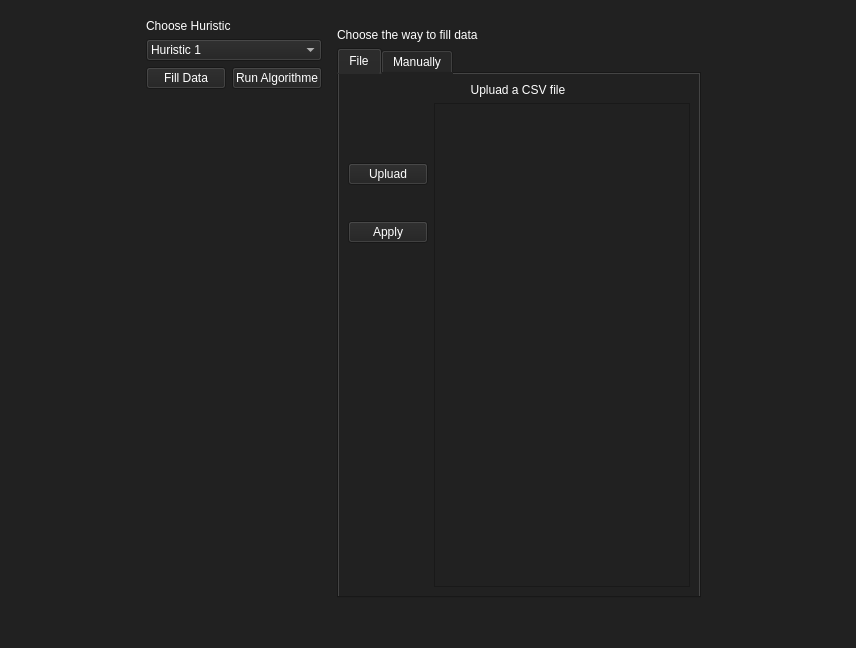
<?xml version="1.0" encoding="UTF-8"?>
<ui version="4.0">
 <class>app</class>
 <widget class="QMainWindow" name="app">
  <property name="windowModality">
   <enum>Qt::NonModal</enum>
  </property>
  <property name="enabled">
   <bool>true</bool>
  </property>
  <property name="geometry">
   <rect>
    <x>0</x>
    <y>0</y>
    <width>856</width>
    <height>648</height>
   </rect>
  </property>
  <property name="sizePolicy">
   <sizepolicy hsizetype="Expanding" vsizetype="Expanding">
    <horstretch>0</horstretch>
    <verstretch>0</verstretch>
   </sizepolicy>
  </property>
  <property name="windowTitle">
   <string>MainWindow</string>
  </property>
  <property name="styleSheet">
   <string notr="true">QWidget {
background-color:rgb(33, 33, 33);
color: white;
}</string>
  </property>
  <widget class="QWidget" name="centralwidget">
   <property name="enabled">
    <bool>true</bool>
   </property>
   <property name="sizePolicy">
    <sizepolicy hsizetype="Expanding" vsizetype="Expanding">
     <horstretch>0</horstretch>
     <verstretch>0</verstretch>
    </sizepolicy>
   </property>
   <property name="maximumSize">
    <size>
     <width>80000</width>
     <height>90000</height>
    </size>
   </property>
   <property name="styleSheet">
    <string notr="true"/>
   </property>
   <layout class="QVBoxLayout" name="verticalLayout_2">
    <item>
     <layout class="QHBoxLayout" name="main" stretch="0,0,0,0">
      <property name="sizeConstraint">
       <enum>QLayout::SetDefaultConstraint</enum>
      </property>
      <property name="leftMargin">
       <number>10</number>
      </property>
      <property name="topMargin">
       <number>10</number>
      </property>
      <property name="rightMargin">
       <number>10</number>
      </property>
      <property name="bottomMargin">
       <number>10</number>
      </property>
      <item>
       <spacer name="lfs">
        <property name="orientation">
         <enum>Qt::Horizontal</enum>
        </property>
        <property name="sizeType">
         <enum>QSizePolicy::Expanding</enum>
        </property>
        <property name="sizeHint" stdset="0">
         <size>
          <width>80</width>
          <height>20</height>
         </size>
        </property>
       </spacer>
      </item>
      <item>
       <layout class="QVBoxLayout" name="left">
        <item>
         <widget class="QLabel" name="label">
          <property name="text">
           <string>Choose Huristic</string>
          </property>
         </widget>
        </item>
        <item>
         <widget class="QComboBox" name="hur">
          <item>
           <property name="text">
            <string>Huristic 1</string>
           </property>
          </item>
          <item>
           <property name="text">
            <string>Huristic 2</string>
           </property>
          </item>
          <item>
           <property name="text">
            <string>Huristic 3</string>
           </property>
          </item>
          <item>
           <property name="text">
            <string>Huristic 4</string>
           </property>
          </item>
         </widget>
        </item>
        <item>
         <layout class="QHBoxLayout" name="butt">
          <item>
           <widget class="QPushButton" name="fill">
            <property name="text">
             <string>Fill Data</string>
            </property>
           </widget>
          </item>
          <item>
           <widget class="QPushButton" name="run">
            <property name="text">
             <string>Run Algorithme</string>
            </property>
           </widget>
          </item>
         </layout>
        </item>
        <item>
         <spacer name="verticalSpacer">
          <property name="orientation">
           <enum>Qt::Vertical</enum>
          </property>
          <property name="sizeHint" stdset="0">
           <size>
            <width>20</width>
            <height>40</height>
           </size>
          </property>
         </spacer>
        </item>
       </layout>
      </item>
      <item>
       <widget class="QStackedWidget" name="stackedWidget">
        <property name="sizePolicy">
         <sizepolicy hsizetype="Expanding" vsizetype="Expanding">
          <horstretch>0</horstretch>
          <verstretch>0</verstretch>
         </sizepolicy>
        </property>
        <property name="currentIndex">
         <number>1</number>
        </property>
        <widget class="QWidget" name="page">
         <property name="sizePolicy">
          <sizepolicy hsizetype="Expanding" vsizetype="Expanding">
           <horstretch>0</horstretch>
           <verstretch>0</verstretch>
          </sizepolicy>
         </property>
         <property name="toolTip">
          <string/>
         </property>
         <layout class="QVBoxLayout" name="verticalLayout">
          <item>
           <widget class="QTextEdit" name="text">
            <property name="minimumSize">
             <size>
              <width>360</width>
              <height>0</height>
             </size>
            </property>
           </widget>
          </item>
         </layout>
        </widget>
        <widget class="QWidget" name="page_2">
         <layout class="QVBoxLayout" name="verticalLayout_3">
          <item>
           <widget class="QLabel" name="label_2">
            <property name="text">
             <string>Choose the way to fill data</string>
            </property>
           </widget>
          </item>
          <item>
           <widget class="QTabWidget" name="tabWidget">
            <property name="currentIndex">
             <number>0</number>
            </property>
            <widget class="QWidget" name="tab">
             <attribute name="title">
              <string>File</string>
             </attribute>
             <layout class="QHBoxLayout" name="horizontalLayout">
              <item>
               <layout class="QVBoxLayout" name="butt_2">
                <item>
                 <spacer name="verticalSpacer_4">
                  <property name="orientation">
                   <enum>Qt::Vertical</enum>
                  </property>
                  <property name="sizeType">
                   <enum>QSizePolicy::Fixed</enum>
                  </property>
                  <property name="sizeHint" stdset="0">
                   <size>
                    <width>20</width>
                    <height>80</height>
                   </size>
                  </property>
                 </spacer>
                </item>
                <item>
                 <widget class="QPushButton" name="pushButton">
                  <property name="text">
                   <string>Upluad</string>
                  </property>
                 </widget>
                </item>
                <item>
                 <spacer name="verticalSpacer_3">
                  <property name="orientation">
                   <enum>Qt::Vertical</enum>
                  </property>
                  <property name="sizeType">
                   <enum>QSizePolicy::Fixed</enum>
                  </property>
                  <property name="sizeHint" stdset="0">
                   <size>
                    <width>20</width>
                    <height>30</height>
                   </size>
                  </property>
                 </spacer>
                </item>
                <item>
                 <widget class="QPushButton" name="pushButton_2">
                  <property name="text">
                   <string>Apply</string>
                  </property>
                 </widget>
                </item>
                <item>
                 <spacer name="verticalSpacer_2">
                  <property name="orientation">
                   <enum>Qt::Vertical</enum>
                  </property>
                  <property name="sizeHint" stdset="0">
                   <size>
                    <width>20</width>
                    <height>40</height>
                   </size>
                  </property>
                 </spacer>
                </item>
               </layout>
              </item>
              <item>
               <layout class="QVBoxLayout" name="fillv">
                <item>
                 <widget class="QLabel" name="label_3">
                  <property name="text">
                   <string>           Upluad a CSV file</string>
                  </property>
                 </widget>
                </item>
                <item>
                 <widget class="QTextEdit" name="csv"/>
                </item>
               </layout>
              </item>
             </layout>
            </widget>
            <widget class="QWidget" name="tab_2">
             <attribute name="title">
              <string>Manually</string>
             </attribute>
             <layout class="QVBoxLayout" name="verticalLayout_4">
              <item>
               <widget class="QLabel" name="label_4">
                <property name="text">
                 <string>write down your data manually</string>
                </property>
               </widget>
              </item>
              <item>
               <widget class="QTextEdit" name="input">
                <property name="html">
                 <string>&lt;!DOCTYPE HTML PUBLIC &quot;-//W3C//DTD HTML 4.0//EN&quot; &quot;http://www.w3.org/TR/REC-html40/strict.dtd&quot;&gt;
&lt;html&gt;&lt;head&gt;&lt;meta name=&quot;qrichtext&quot; content=&quot;1&quot; /&gt;&lt;meta charset=&quot;utf-8&quot; /&gt;&lt;style type=&quot;text/css&quot;&gt;
p, li { white-space: pre-wrap; }
hr { height: 1px; border-width: 0; }
li.unchecked::marker { content: &quot;\2610&quot;; }
li.checked::marker { content: &quot;\2612&quot;; }
&lt;/style&gt;&lt;/head&gt;&lt;body style=&quot; font-family:'DejaVu LGC Sans'; font-size:12pt; font-weight:400; font-style:normal;&quot;&gt;
&lt;p style=&quot;-qt-paragraph-type:empty; margin-top:0px; margin-bottom:0px; margin-left:0px; margin-right:0px; -qt-block-indent:0; text-indent:0px;&quot;&gt;&lt;br /&gt;&lt;/p&gt;&lt;/body&gt;&lt;/html&gt;</string>
                </property>
               </widget>
              </item>
              <item>
               <widget class="QPushButton" name="pushButton_3">
                <property name="text">
                 <string>Apply</string>
                </property>
               </widget>
              </item>
             </layout>
            </widget>
           </widget>
          </item>
         </layout>
        </widget>
       </widget>
      </item>
      <item>
       <spacer name="rgs">
        <property name="orientation">
         <enum>Qt::Horizontal</enum>
        </property>
        <property name="sizeType">
         <enum>QSizePolicy::Expanding</enum>
        </property>
        <property name="sizeHint" stdset="0">
         <size>
          <width>60</width>
          <height>20</height>
         </size>
        </property>
       </spacer>
      </item>
     </layout>
    </item>
   </layout>
  </widget>
  <widget class="QMenuBar" name="menubar">
   <property name="geometry">
    <rect>
     <x>0</x>
     <y>0</y>
     <width>856</width>
     <height>24</height>
    </rect>
   </property>
  </widget>
  <widget class="QStatusBar" name="statusbar"/>
 </widget>
 <tabstops>
  <tabstop>run</tabstop>
  <tabstop>fill</tabstop>
  <tabstop>hur</tabstop>
 </tabstops>
 <resources/>
 <connections/>
</ui>
